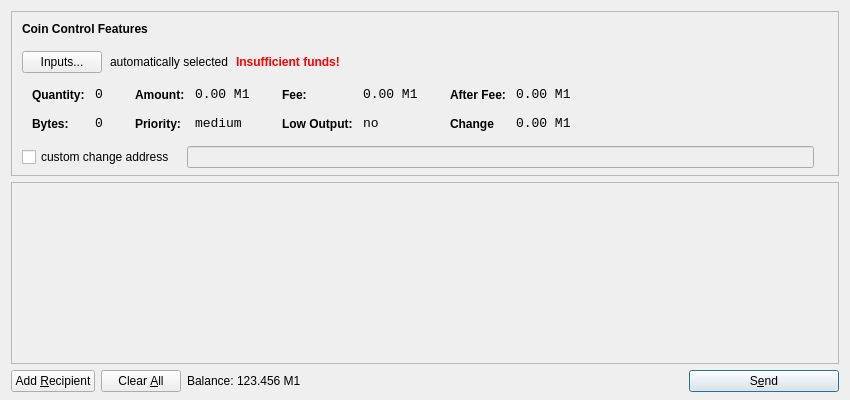
<?xml version="1.0" encoding="UTF-8"?>
<ui version="4.0">
 <class>SendCoinsDialog</class>
 <widget class="QDialog" name="SendCoinsDialog">
  <property name="geometry">
   <rect>
    <x>0</x>
    <y>0</y>
    <width>850</width>
    <height>400</height>
   </rect>
  </property>
  <property name="windowTitle">
   <string>Send Coins</string>
  </property>
  <layout class="QVBoxLayout" name="verticalLayout" stretch="0,1,0">
   <property name="bottomMargin">
    <number>8</number>
   </property>
   <item>
    <widget class="QFrame" name="frameCoinControl">
     <property name="sizePolicy">
      <sizepolicy hsizetype="Expanding" vsizetype="Expanding">
       <horstretch>0</horstretch>
       <verstretch>0</verstretch>
      </sizepolicy>
     </property>
     <property name="maximumSize">
      <size>
       <width>16777215</width>
       <height>16777215</height>
      </size>
     </property>
     <property name="frameShape">
      <enum>QFrame::StyledPanel</enum>
     </property>
     <property name="frameShadow">
      <enum>QFrame::Sunken</enum>
     </property>
     <layout class="QVBoxLayout" name="verticalLayoutCoinControl2">
      <property name="spacing">
       <number>-1</number>
      </property>
      <property name="leftMargin">
       <number>0</number>
      </property>
      <property name="topMargin">
       <number>0</number>
      </property>
      <property name="rightMargin">
       <number>0</number>
      </property>
      <property name="bottomMargin">
       <number>6</number>
      </property>
      <item>
       <layout class="QVBoxLayout" name="verticalLayoutCoinControl" stretch="0,0,0,0,1">
        <property name="spacing">
         <number>0</number>
        </property>
        <property name="leftMargin">
         <number>10</number>
        </property>
        <property name="topMargin">
         <number>10</number>
        </property>
        <item>
         <layout class="QHBoxLayout" name="horizontalLayoutCoinControl1">
          <property name="bottomMargin">
           <number>15</number>
          </property>
          <item>
           <widget class="QLabel" name="labelCoinControlFeatures">
            <property name="sizePolicy">
             <sizepolicy hsizetype="Preferred" vsizetype="Maximum">
              <horstretch>0</horstretch>
              <verstretch>0</verstretch>
             </sizepolicy>
            </property>
            <property name="font">
             <font>
              <weight>75</weight>
              <bold>true</bold>
             </font>
            </property>
            <property name="styleSheet">
             <string notr="true">font-weight:bold;</string>
            </property>
            <property name="text">
             <string>Coin Control Features</string>
            </property>
           </widget>
          </item>
         </layout>
        </item>
        <item>
         <layout class="QHBoxLayout" name="horizontalLayoutCoinControl2" stretch="0,0,0,0">
          <property name="spacing">
           <number>8</number>
          </property>
          <property name="bottomMargin">
           <number>10</number>
          </property>
          <item>
           <widget class="QPushButton" name="pushButtonCoinControl">
            <property name="styleSheet">
             <string notr="true"/>
            </property>
            <property name="text">
             <string>Inputs...</string>
            </property>
           </widget>
          </item>
          <item>
           <widget class="QLabel" name="labelCoinControlAutomaticallySelected">
            <property name="text">
             <string>automatically selected</string>
            </property>
            <property name="margin">
             <number>5</number>
            </property>
           </widget>
          </item>
          <item>
           <widget class="QLabel" name="labelCoinControlInsuffFunds">
            <property name="font">
             <font>
              <weight>75</weight>
              <bold>true</bold>
             </font>
            </property>
            <property name="styleSheet">
             <string notr="true">color:red;font-weight:bold;</string>
            </property>
            <property name="text">
             <string>Insufficient funds!</string>
            </property>
            <property name="margin">
             <number>5</number>
            </property>
           </widget>
          </item>
          <item>
           <spacer name="horizontalSpacerCoinControl">
            <property name="orientation">
             <enum>Qt::Horizontal</enum>
            </property>
            <property name="sizeHint" stdset="0">
             <size>
              <width>40</width>
              <height>1</height>
             </size>
            </property>
           </spacer>
          </item>
         </layout>
        </item>
        <item>
         <widget class="QWidget" name="widgetCoinControl" native="true">
          <property name="sizePolicy">
           <sizepolicy hsizetype="Preferred" vsizetype="Preferred">
            <horstretch>0</horstretch>
            <verstretch>0</verstretch>
           </sizepolicy>
          </property>
          <property name="minimumSize">
           <size>
            <width>0</width>
            <height>0</height>
           </size>
          </property>
          <property name="styleSheet">
           <string notr="true"/>
          </property>
          <layout class="QHBoxLayout" name="horizontalLayoutCoinControl5">
           <property name="margin">
            <number>0</number>
           </property>
           <item>
            <layout class="QHBoxLayout" name="horizontalLayoutCoinControl3" stretch="0,0,0,1">
             <property name="spacing">
              <number>20</number>
             </property>
             <property name="topMargin">
              <number>0</number>
             </property>
             <property name="bottomMargin">
              <number>10</number>
             </property>
             <item>
              <layout class="QFormLayout" name="formLayoutCoinControl1">
               <property name="horizontalSpacing">
                <number>10</number>
               </property>
               <property name="verticalSpacing">
                <number>14</number>
               </property>
               <property name="leftMargin">
                <number>10</number>
               </property>
               <property name="topMargin">
                <number>4</number>
               </property>
               <property name="rightMargin">
                <number>6</number>
               </property>
               <item row="0" column="0">
                <widget class="QLabel" name="labelCoinControlQuantityText">
                 <property name="styleSheet">
                  <string notr="true">font-weight:bold;</string>
                 </property>
                 <property name="text">
                  <string>Quantity:</string>
                 </property>
                 <property name="margin">
                  <number>0</number>
                 </property>
                </widget>
               </item>
               <item row="0" column="1">
                <widget class="QLabel" name="labelCoinControlQuantity">
                 <property name="font">
                  <font>
                   <family>Monospace</family>
                   <pointsize>10</pointsize>
                  </font>
                 </property>
                 <property name="cursor">
                  <cursorShape>IBeamCursor</cursorShape>
                 </property>
                 <property name="contextMenuPolicy">
                  <enum>Qt::ActionsContextMenu</enum>
                 </property>
                 <property name="text">
                  <string>0</string>
                 </property>
                 <property name="margin">
                  <number>0</number>
                 </property>
                 <property name="textInteractionFlags">
                  <set>Qt::LinksAccessibleByMouse|Qt::TextSelectableByKeyboard|Qt::TextSelectableByMouse</set>
                 </property>
                </widget>
               </item>
               <item row="1" column="0">
                <widget class="QLabel" name="labelCoinControlBytesText">
                 <property name="styleSheet">
                  <string notr="true">font-weight:bold;</string>
                 </property>
                 <property name="text">
                  <string>Bytes:</string>
                 </property>
                </widget>
               </item>
               <item row="1" column="1">
                <widget class="QLabel" name="labelCoinControlBytes">
                 <property name="font">
                  <font>
                   <family>Monospace</family>
                   <pointsize>10</pointsize>
                  </font>
                 </property>
                 <property name="cursor">
                  <cursorShape>IBeamCursor</cursorShape>
                 </property>
                 <property name="contextMenuPolicy">
                  <enum>Qt::ActionsContextMenu</enum>
                 </property>
                 <property name="text">
                  <string>0</string>
                 </property>
                 <property name="textInteractionFlags">
                  <set>Qt::LinksAccessibleByMouse|Qt::TextSelectableByKeyboard|Qt::TextSelectableByMouse</set>
                 </property>
                </widget>
               </item>
              </layout>
             </item>
             <item>
              <layout class="QFormLayout" name="formLayoutCoinControl2">
               <property name="horizontalSpacing">
                <number>10</number>
               </property>
               <property name="verticalSpacing">
                <number>14</number>
               </property>
               <property name="leftMargin">
                <number>6</number>
               </property>
               <property name="topMargin">
                <number>4</number>
               </property>
               <property name="rightMargin">
                <number>6</number>
               </property>
               <item row="0" column="0">
                <widget class="QLabel" name="labelCoinControlAmountText">
                 <property name="styleSheet">
                  <string notr="true">font-weight:bold;</string>
                 </property>
                 <property name="text">
                  <string>Amount:</string>
                 </property>
                 <property name="margin">
                  <number>0</number>
                 </property>
                </widget>
               </item>
               <item row="0" column="1">
                <widget class="QLabel" name="labelCoinControlAmount">
                 <property name="font">
                  <font>
                   <family>Monospace</family>
                   <pointsize>10</pointsize>
                  </font>
                 </property>
                 <property name="cursor">
                  <cursorShape>IBeamCursor</cursorShape>
                 </property>
                 <property name="contextMenuPolicy">
                  <enum>Qt::ActionsContextMenu</enum>
                 </property>
                 <property name="text">
                  <string>0.00 M1</string>
                 </property>
                 <property name="textInteractionFlags">
                  <set>Qt::LinksAccessibleByMouse|Qt::TextSelectableByKeyboard|Qt::TextSelectableByMouse</set>
                 </property>
                </widget>
               </item>
               <item row="1" column="0">
                <widget class="QLabel" name="labelCoinControlPriorityText">
                 <property name="styleSheet">
                  <string notr="true">font-weight:bold;</string>
                 </property>
                 <property name="text">
                  <string>Priority:</string>
                 </property>
                </widget>
               </item>
               <item row="1" column="1">
                <widget class="QLabel" name="labelCoinControlPriority">
                 <property name="font">
                  <font>
                   <family>Monospace</family>
                   <pointsize>10</pointsize>
                  </font>
                 </property>
                 <property name="cursor">
                  <cursorShape>IBeamCursor</cursorShape>
                 </property>
                 <property name="contextMenuPolicy">
                  <enum>Qt::ActionsContextMenu</enum>
                 </property>
                 <property name="text">
                  <string>medium</string>
                 </property>
                 <property name="textInteractionFlags">
                  <set>Qt::LinksAccessibleByMouse|Qt::TextSelectableByKeyboard|Qt::TextSelectableByMouse</set>
                 </property>
                </widget>
               </item>
              </layout>
             </item>
             <item>
              <layout class="QFormLayout" name="formLayoutCoinControl3">
               <property name="horizontalSpacing">
                <number>10</number>
               </property>
               <property name="verticalSpacing">
                <number>14</number>
               </property>
               <property name="leftMargin">
                <number>6</number>
               </property>
               <property name="topMargin">
                <number>4</number>
               </property>
               <property name="rightMargin">
                <number>6</number>
               </property>
               <item row="0" column="0">
                <widget class="QLabel" name="labelCoinControlFeeText">
                 <property name="styleSheet">
                  <string notr="true">font-weight:bold;</string>
                 </property>
                 <property name="text">
                  <string>Fee:</string>
                 </property>
                 <property name="margin">
                  <number>0</number>
                 </property>
                </widget>
               </item>
               <item row="0" column="1">
                <widget class="QLabel" name="labelCoinControlFee">
                 <property name="font">
                  <font>
                   <family>Monospace</family>
                   <pointsize>10</pointsize>
                  </font>
                 </property>
                 <property name="cursor">
                  <cursorShape>IBeamCursor</cursorShape>
                 </property>
                 <property name="contextMenuPolicy">
                  <enum>Qt::ActionsContextMenu</enum>
                 </property>
                 <property name="text">
                  <string>0.00 M1</string>
                 </property>
                 <property name="textInteractionFlags">
                  <set>Qt::LinksAccessibleByMouse|Qt::TextSelectableByKeyboard|Qt::TextSelectableByMouse</set>
                 </property>
                </widget>
               </item>
               <item row="1" column="0">
                <widget class="QLabel" name="labelCoinControlLowOutputText">
                 <property name="styleSheet">
                  <string notr="true">font-weight:bold;</string>
                 </property>
                 <property name="text">
                  <string>Low Output:</string>
                 </property>
                </widget>
               </item>
               <item row="1" column="1">
                <widget class="QLabel" name="labelCoinControlLowOutput">
                 <property name="font">
                  <font>
                   <family>Monospace</family>
                   <pointsize>10</pointsize>
                  </font>
                 </property>
                 <property name="cursor">
                  <cursorShape>IBeamCursor</cursorShape>
                 </property>
                 <property name="contextMenuPolicy">
                  <enum>Qt::ActionsContextMenu</enum>
                 </property>
                 <property name="text">
                  <string>no</string>
                 </property>
                 <property name="textInteractionFlags">
                  <set>Qt::LinksAccessibleByMouse|Qt::TextSelectableByKeyboard|Qt::TextSelectableByMouse</set>
                 </property>
                </widget>
               </item>
              </layout>
             </item>
             <item>
              <layout class="QFormLayout" name="formLayoutCoinControl4">
               <property name="horizontalSpacing">
                <number>10</number>
               </property>
               <property name="verticalSpacing">
                <number>14</number>
               </property>
               <property name="leftMargin">
                <number>6</number>
               </property>
               <property name="topMargin">
                <number>4</number>
               </property>
               <property name="rightMargin">
                <number>6</number>
               </property>
               <item row="0" column="0">
                <widget class="QLabel" name="labelCoinControlAfterFeeText">
                 <property name="styleSheet">
                  <string notr="true">font-weight:bold;</string>
                 </property>
                 <property name="text">
                  <string>After Fee:</string>
                 </property>
                 <property name="margin">
                  <number>0</number>
                 </property>
                </widget>
               </item>
               <item row="0" column="1">
                <widget class="QLabel" name="labelCoinControlAfterFee">
                 <property name="font">
                  <font>
                   <family>Monospace</family>
                   <pointsize>10</pointsize>
                  </font>
                 </property>
                 <property name="cursor">
                  <cursorShape>IBeamCursor</cursorShape>
                 </property>
                 <property name="contextMenuPolicy">
                  <enum>Qt::ActionsContextMenu</enum>
                 </property>
                 <property name="text">
                  <string>0.00 M1</string>
                 </property>
                 <property name="textInteractionFlags">
                  <set>Qt::LinksAccessibleByMouse|Qt::TextSelectableByKeyboard|Qt::TextSelectableByMouse</set>
                 </property>
                </widget>
               </item>
               <item row="1" column="0">
                <widget class="QLabel" name="labelCoinControlChangeText">
                 <property name="styleSheet">
                  <string notr="true">font-weight:bold;</string>
                 </property>
                 <property name="text">
                  <string>Change</string>
                 </property>
                </widget>
               </item>
               <item row="1" column="1">
                <widget class="QLabel" name="labelCoinControlChange">
                 <property name="font">
                  <font>
                   <family>Monospace</family>
                   <pointsize>10</pointsize>
                  </font>
                 </property>
                 <property name="cursor">
                  <cursorShape>IBeamCursor</cursorShape>
                 </property>
                 <property name="contextMenuPolicy">
                  <enum>Qt::ActionsContextMenu</enum>
                 </property>
                 <property name="text">
                  <string>0.00 M1</string>
                 </property>
                 <property name="textInteractionFlags">
                  <set>Qt::LinksAccessibleByMouse|Qt::TextSelectableByKeyboard|Qt::TextSelectableByMouse</set>
                 </property>
                </widget>
               </item>
              </layout>
             </item>
            </layout>
           </item>
          </layout>
         </widget>
        </item>
        <item>
         <layout class="QHBoxLayout" name="horizontalLayoutCoinControl4" stretch="0,0,0">
          <property name="spacing">
           <number>12</number>
          </property>
          <property name="sizeConstraint">
           <enum>QLayout::SetDefaultConstraint</enum>
          </property>
          <property name="topMargin">
           <number>5</number>
          </property>
          <property name="rightMargin">
           <number>5</number>
          </property>
          <item>
           <widget class="QCheckBox" name="checkBoxCoinControlChange">
            <property name="text">
             <string>custom change address</string>
            </property>
           </widget>
          </item>
          <item>
           <widget class="QLineEdit" name="lineEditCoinControlChange">
            <property name="enabled">
             <bool>false</bool>
            </property>
            <property name="sizePolicy">
             <sizepolicy hsizetype="Expanding" vsizetype="Fixed">
              <horstretch>0</horstretch>
              <verstretch>0</verstretch>
             </sizepolicy>
            </property>
           </widget>
          </item>
          <item>
           <widget class="QLabel" name="labelCoinControlChangeLabel">
            <property name="sizePolicy">
             <sizepolicy hsizetype="Preferred" vsizetype="Expanding">
              <horstretch>0</horstretch>
              <verstretch>0</verstretch>
             </sizepolicy>
            </property>
            <property name="minimumSize">
             <size>
              <width>0</width>
              <height>0</height>
             </size>
            </property>
            <property name="text">
             <string/>
            </property>
            <property name="margin">
             <number>3</number>
            </property>
           </widget>
          </item>
         </layout>
        </item>
        <item>
         <spacer name="verticalSpacerCoinControl">
          <property name="orientation">
           <enum>Qt::Vertical</enum>
          </property>
          <property name="sizeHint" stdset="0">
           <size>
            <width>800</width>
            <height>1</height>
           </size>
          </property>
         </spacer>
        </item>
       </layout>
      </item>
     </layout>
    </widget>
   </item>
   <item>
    <widget class="QScrollArea" name="scrollArea">
     <property name="widgetResizable">
      <bool>true</bool>
     </property>
     <widget class="QWidget" name="scrollAreaWidgetContents">
      <property name="geometry">
       <rect>
        <x>0</x>
        <y>0</y>
        <width>830</width>
        <height>165</height>
       </rect>
      </property>
      <layout class="QVBoxLayout" name="verticalLayout_2">
       <property name="margin">
        <number>0</number>
       </property>
       <item>
        <layout class="QVBoxLayout" name="entries">
         <property name="spacing">
          <number>6</number>
         </property>
        </layout>
       </item>
       <item>
        <spacer name="verticalSpacer">
         <property name="orientation">
          <enum>Qt::Vertical</enum>
         </property>
         <property name="sizeHint" stdset="0">
          <size>
           <width>20</width>
           <height>40</height>
          </size>
         </property>
        </spacer>
       </item>
      </layout>
     </widget>
    </widget>
   </item>
   <item>
    <layout class="QHBoxLayout" name="horizontalLayout">
     <item>
      <widget class="QPushButton" name="addButton">
       <property name="toolTip">
        <string>Send to multiple recipients at once</string>
       </property>
       <property name="text">
        <string>Add &amp;Recipient</string>
       </property>
       <property name="icon">
        <iconset resource="../bitcoin.qrc">
         <normaloff>:/icons/add</normaloff>:/icons/add</iconset>
       </property>
       <property name="autoDefault">
        <bool>false</bool>
       </property>
      </widget>
     </item>
     <item>
      <widget class="QPushButton" name="clearButton">
       <property name="sizePolicy">
        <sizepolicy hsizetype="Minimum" vsizetype="Fixed">
         <horstretch>0</horstretch>
         <verstretch>0</verstretch>
        </sizepolicy>
       </property>
       <property name="toolTip">
        <string>Remove all transaction fields</string>
       </property>
       <property name="text">
        <string>Clear &amp;All</string>
       </property>
       <property name="icon">
        <iconset resource="../bitcoin.qrc">
         <normaloff>:/icons/remove</normaloff>:/icons/remove</iconset>
       </property>
       <property name="autoRepeatDelay">
        <number>300</number>
       </property>
       <property name="autoDefault">
        <bool>false</bool>
       </property>
      </widget>
     </item>
     <item>
      <layout class="QHBoxLayout" name="horizontalLayout_2">
       <property name="spacing">
        <number>3</number>
       </property>
       <item>
        <widget class="QLabel" name="label">
         <property name="sizePolicy">
          <sizepolicy hsizetype="Preferred" vsizetype="Fixed">
           <horstretch>0</horstretch>
           <verstretch>0</verstretch>
          </sizepolicy>
         </property>
         <property name="text">
          <string>Balance:</string>
         </property>
        </widget>
       </item>
       <item>
        <widget class="QLabel" name="labelBalance">
         <property name="sizePolicy">
          <sizepolicy hsizetype="Preferred" vsizetype="Fixed">
           <horstretch>0</horstretch>
           <verstretch>0</verstretch>
          </sizepolicy>
         </property>
         <property name="cursor">
          <cursorShape>IBeamCursor</cursorShape>
         </property>
         <property name="text">
          <string>123.456 M1</string>
         </property>
         <property name="textInteractionFlags">
          <set>Qt::LinksAccessibleByMouse|Qt::TextSelectableByKeyboard|Qt::TextSelectableByMouse</set>
         </property>
        </widget>
       </item>
      </layout>
     </item>
     <item>
      <spacer name="horizontalSpacer">
       <property name="orientation">
        <enum>Qt::Horizontal</enum>
       </property>
       <property name="sizeHint" stdset="0">
        <size>
         <width>40</width>
         <height>20</height>
        </size>
       </property>
      </spacer>
     </item>
     <item>
      <widget class="QPushButton" name="sendButton">
       <property name="minimumSize">
        <size>
         <width>150</width>
         <height>0</height>
        </size>
       </property>
       <property name="toolTip">
        <string>Confirm the send action</string>
       </property>
       <property name="text">
        <string>S&amp;end</string>
       </property>
       <property name="icon">
        <iconset resource="../bitcoin.qrc">
         <normaloff>:/icons/send</normaloff>:/icons/send</iconset>
       </property>
       <property name="default">
        <bool>true</bool>
       </property>
      </widget>
     </item>
    </layout>
   </item>
  </layout>
 </widget>
 <resources>
  <include location="../bitcoin.qrc"/>
 </resources>
 <connections/>
</ui>
